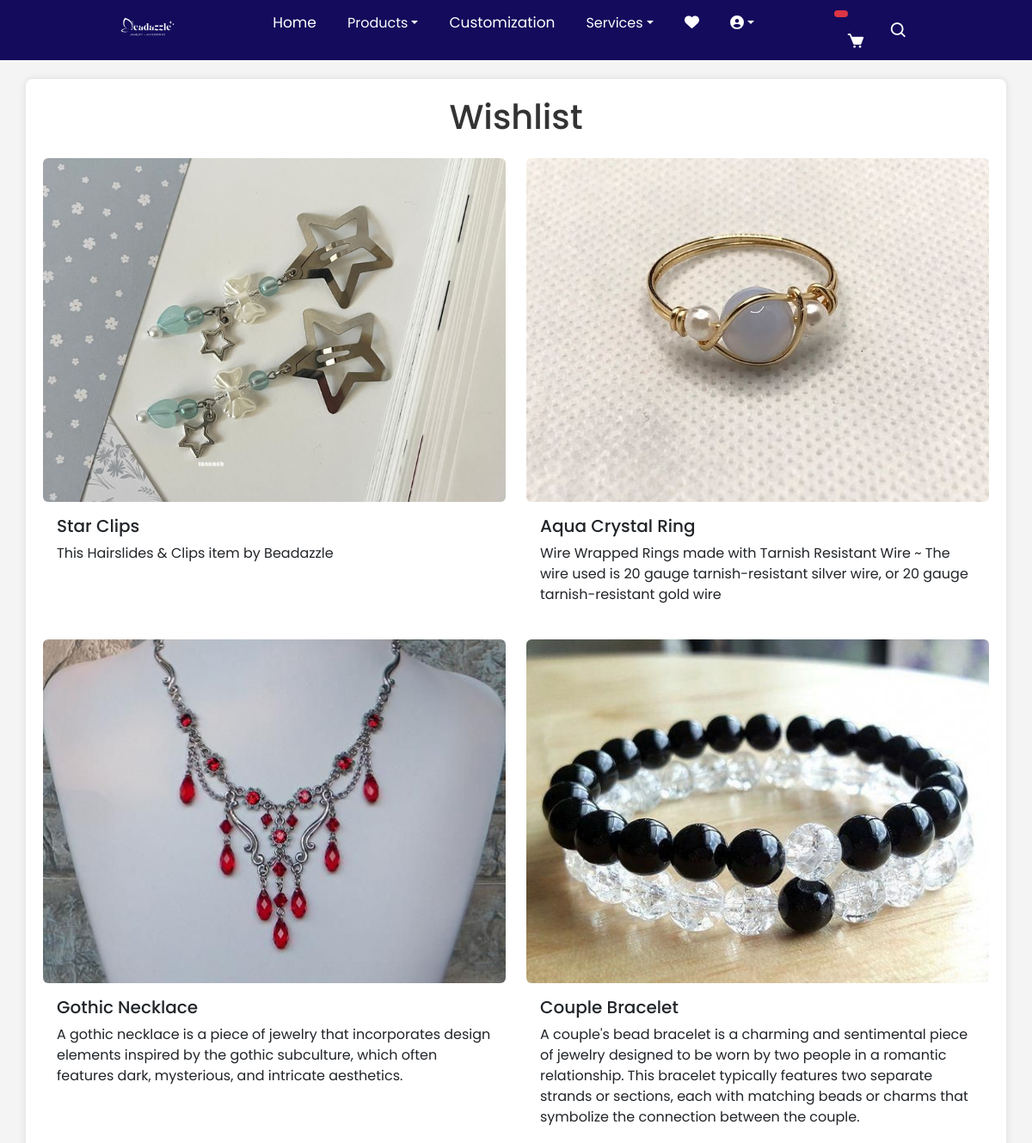
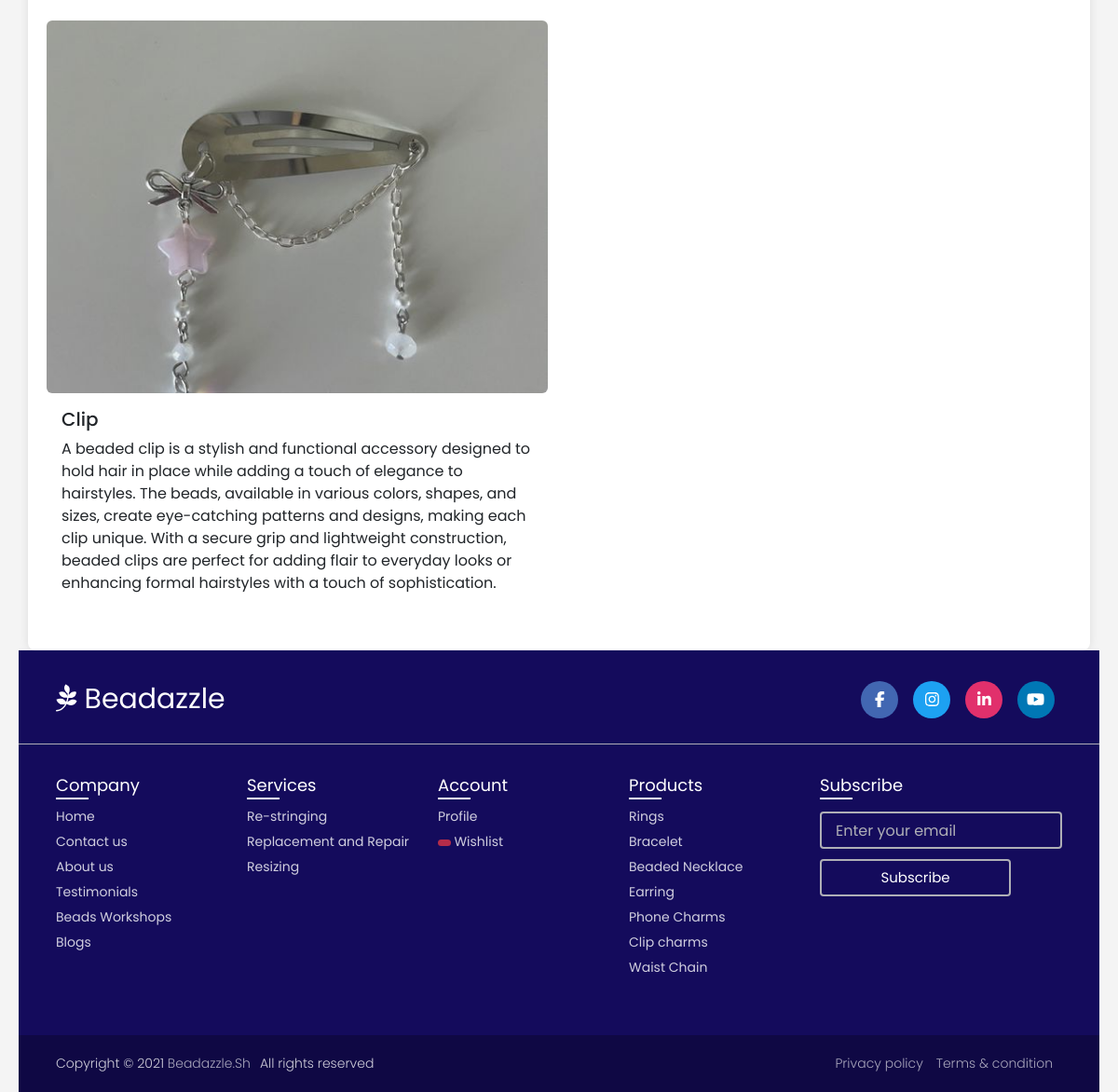
/wishlist/ (signed in), run on an earlier commit of the app's database (2 pictures, top to bottom).
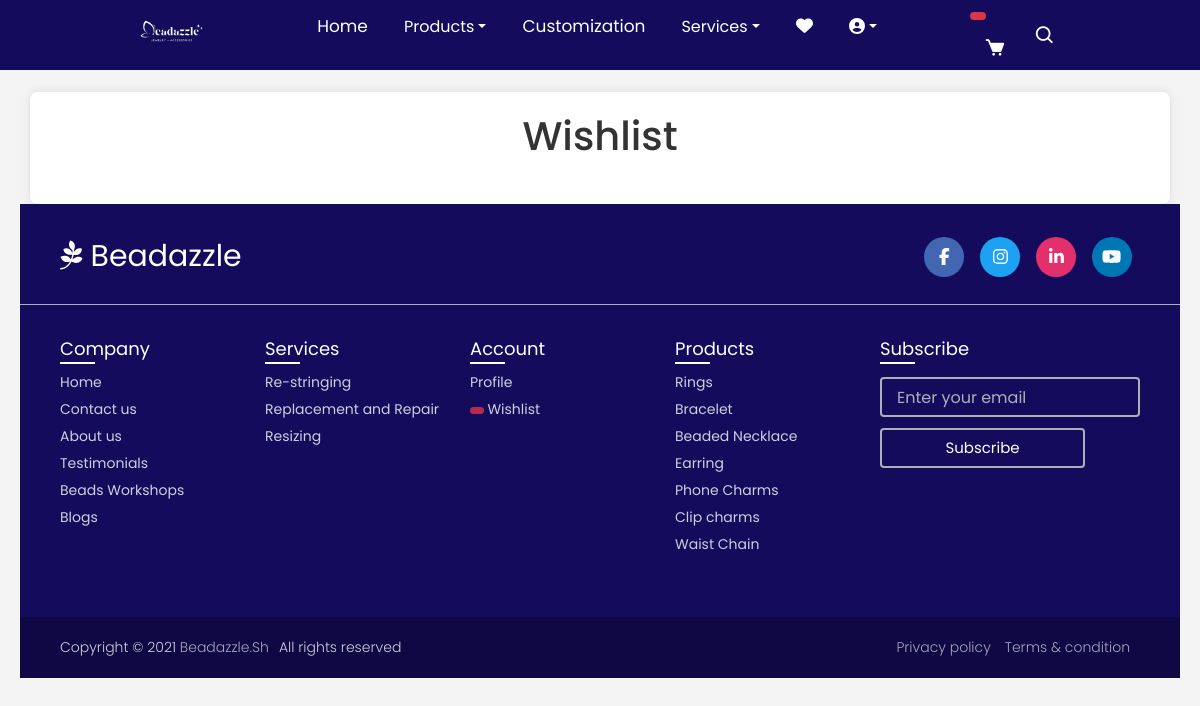
And on a later commit of the database.
### beadaz/models.py (models this page shows, shortened)
class Wishlist(models.Model):
    user = models.ForeignKey(User, on_delete= models.CASCADE)
    product = models.ForeignKey(Product, on_delete=models.CASCADE)

class Product(models.Model):
    title = models.CharField(max_length=100)
    selling_price = models.FloatField()
    discounted_price = models.FloatField()
    description = models.TextField()
    composition = models.TextField(default='')
    prodapp = models.TextField(default='')
    category = models.TextField(choices=CATEGORY_CHOICES, max_length=200)
    product_image = models.ImageField(upload_to='product')

### beadaz/views.py (the view)
# urls.py: path('wishlist/', views.wishlist, name='wishlist'),
@login_required
def wishlist(request):
    total_cart_items = Cart.objects.filter(user=request.user).count()
    total_wishlist_items = Wishlist.objects.filter(user=request.user).count()
    wishlist_items = Wishlist.objects.filter(user=request.user)
    context = {
        'total_cart_items': total_cart_items,
        'total_wishlist_items': total_wishlist_items,
        'wishlist_items': wishlist_items
    }
    return render(request, 'beadaz/wishlist.html', context)

### beadaz/templates/beadaz/wishlist.html (shortened to what this page needs)
{% extends "beadaz/base.html" %}
{% load static %}
{% block main-content %}
<br>
<br>
<br>
<div class="container">
    <h1 class="text-center mb-4">Wishlist</h1>
    <div class="row">
        {% for item in wishlist_items %}
        <div class="col-lg-6 mb-4">
            <div class="card border-0 h-100">
                <img src="{{ item.product.product_image.url }}" class="card-img-top img-fluid rounded" alt="{{ item.product.title }}" width="300" height="200">
                <div class="card-body d-flex flex-column justify-content-between">
                    <h5 class="card-title">{{ item.product.title }}</h5>
                    <p class="card-text flex-grow-1">{{ item.product.description }}</p>
                </div>
            </div>
        </div>
        {% endfor %}
    </div>
</div>
{% endblock main-content %}

What changed in the data, as far as the page shows it:
removed Wishlist: product.product_image (picture), product "Star Clips", product.description "This Hairslides & Clips item by Beadazzle"
removed Wishlist: product.product_image (picture), product "Aqua Crystal Ring", product.description "Wire Wrapped Rings made with Tarnish Resistant Wire ~ The wire used is 20 gauge tarnish-resistant silver wire, or 20 gauge tarnish-resistant gold wire"
removed Wishlist: product.product_image (picture), product "Gothic Necklace", product.description "A gothic necklace is a piece of jewelry that incorporates design elements inspired by the gothic subculture, which often features dark, mysterious, and intricate aesthetics."
removed Wishlist: product.product_image (picture), product "Couple Bracelet", product.description "A couple's bead bracelet is a charming and sentimental piece of jewelry designed to be worn by two people in a romantic relationship. This bracelet typically features two separate strands or sections, each with matching beads or charms that symbolize the connection between the couple."
removed Wishlist: product.product_image (picture), product "Clip", product.description "A beaded clip is a stylish and functional accessory designed to hold hair in place while adding a touch of elegance to hairstyles. The beads, available in various colors, shapes, and sizes, create eye-catching patterns and designs, making each clip unique. With a secure grip and lightweight construction, beaded clips are perfect for adding flair to everyday looks or enhancing formal hairstyles with a touch of sophistication."
